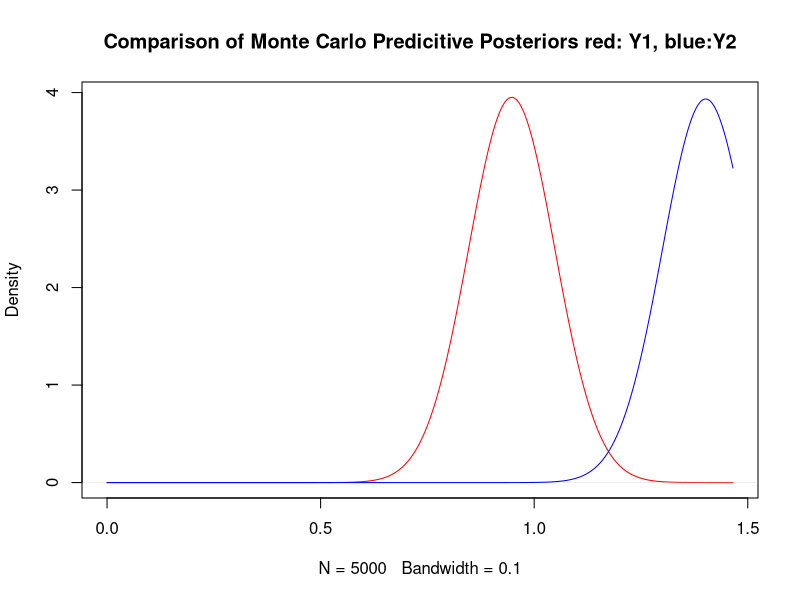
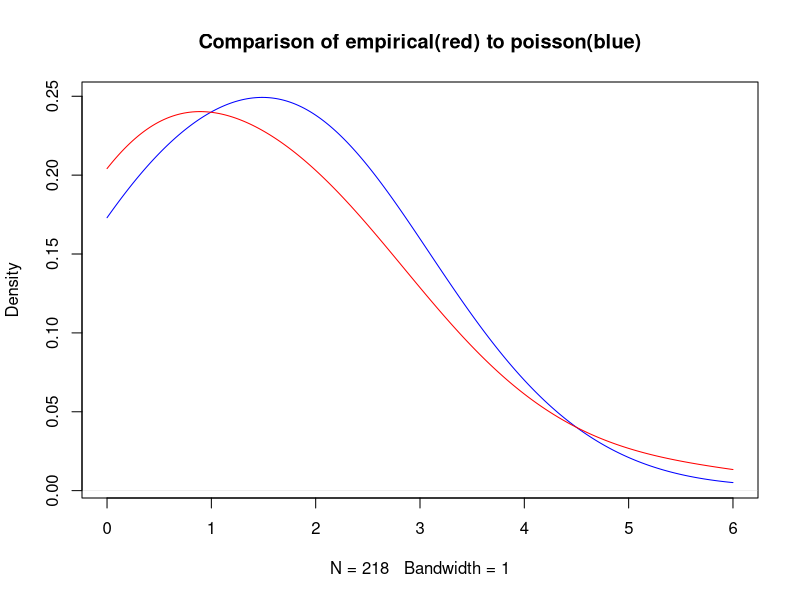
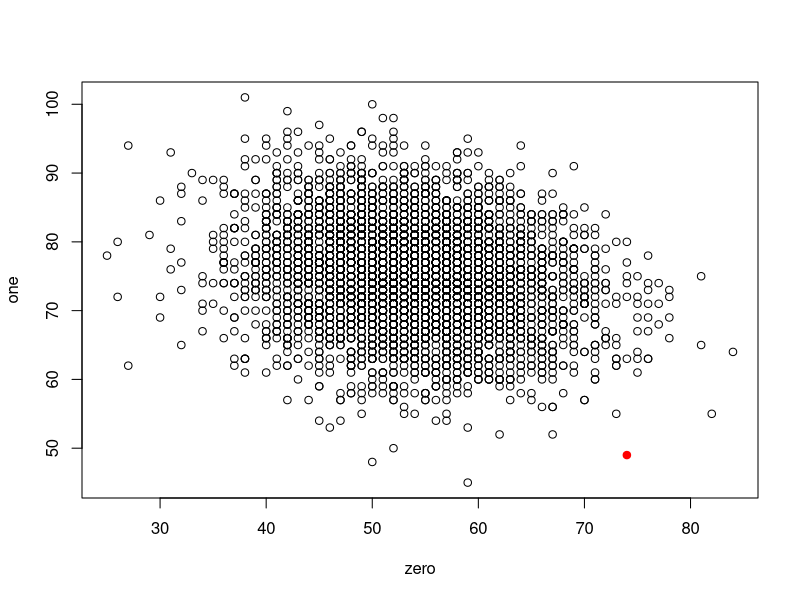

The R source for these figures, in order:
#Homework 3

#4.1
#n=50, y=57, beta(1,1) prior
#posterior beta(58,44)
#posterior beta(32,21)

pop1 <- rbeta(5000,58,44)
pop2 <- rbeta(5000,32,21)

sum( pop1 < pop2)/length(pop1 <pop2)

#4.2a
spr1=120
spr2=12
npr1=10
npr2=1
a <- c(12,9,12,14,13,13,15,8,15,6)
b <- c(11,11,10,9,9,8,7,10,6,8,8,9,7)
npos1=length(a)
spos1=sum(a)
npos2=length(b)
spos2=sum(b)

theta1 <- rgamma(10000, spr1+spos1,npr1+npos1)
theta2 <- rgamma(10000, spr2+spos2,npr2+npos2)

mean(theta2<theta1)

#4.2b
prob <- rep(0,50)
for (i in 1:50){
	theta2 <-rgamma(10000,12*i+spos2,i+npos2)
	prob[i] <- mean(theta2<theta1)
}
prob

#4.2c
theta1 <- rgamma(10000, spr1+spos1,npr1+npos1)
theta2 <- rgamma(10000,spr2+spos2,npr2+npos2)

y1 <-rpois(10000,theta1)
y2 <-rpois(10000,theta2)

mean(y2<y1)

prob <- rep(0,50)
for (i in 1:50){
	theta2 <-rgamma(10000,12*i+spos2,i+npos2)
	y1 <-rpois(10000,theta1)
	y2 <-rpois(10000,theta2)
	prob[i] <- mean(y2<y1)
}
prob

#4.8a
data1 <- c(1, 0, 0, 1, 2, 2, 1, 5, 2, 0, 0, 0, 0, 0, 0, 1, 1, 1, 0, 0, 0, 1, 1, 2, 1, 3, 2, 0, 0, 3, 0, 0, 0, 2, 1, 0, 2, 1,
0, 0, 1, 3, 0, 1, 1, 0, 2, 0, 0, 2, 2, 1, 3, 0, 0, 0, 1, 1)

data2 <- c(2, 2, 1, 1, 2, 2, 1, 2, 1, 0, 2, 1, 1, 2, 0, 2, 2, 0, 2, 1, 0, 0, 3, 6, 1, 6, 4, 0, 3, 2, 0, 1, 0, 0, 0, 3, 0,
 0, 0, 0, 0, 1, 0, 4, 2, 1, 0, 0, 1, 0, 3, 2, 5, 0, 1, 1, 2, 1, 2, 1, 2, 0, 0, 0, 2, 1, 0, 2, 0, 2, 4, 1, 1, 1,
 2, 0, 1, 1, 1, 1, 0, 2, 3, 2, 0, 2, 1, 3, 1, 3, 2, 2, 3, 2, 0, 0, 0, 1, 0, 0, 0, 1, 2, 0, 3, 3, 0, 1, 2, 2, 2,
 0, 6, 0, 0, 0, 2, 0, 1, 1, 1, 3, 3, 2, 1, 1, 0, 1, 0, 0, 2, 0, 2, 0, 1, 0, 2, 0, 0, 2, 2, 4, 1, 2, 3, 2, 0, 0,
 0, 1, 0, 0, 1, 5, 2, 1, 3, 2, 0, 2, 1, 1, 3, 0, 5, 0, 0, 2, 4, 3, 4, 0, 0, 0, 0, 0, 0, 2, 2, 0, 0, 2, 0, 0, 1,
 1, 0, 2, 1, 3, 3, 2, 2, 0, 0, 2, 3, 2, 4, 3, 3, 4, 0, 3, 0, 1, 0, 1, 2, 3, 4, 1, 2, 6, 2, 1, 2, 2)


theta1 <-rgamma(5000, 2+sum(data1), 1+length(data1))
theta2 <-rgamma(5000, 2+sum(data2), 1+length(data2))

y_bar1 = rep(0,5000)
y_bar2 =  rep(0,5000)
for (i in 1:5000){
	y1 <-rpois(5000,theta1)
	y2 <-rpois(5000,theta2)
	y_bar1[i] = mean(y1)
	y_bar2[i] = mean(y2)
}

plot(density(y_bar1, from=0, to=max(y_bar2),.1), col="red", main="Comparison of Monte Carlo Predicitive Posteriors red: Y1, blue:Y2")
lines(density(y_bar2, from=0, to=max(y_bar2),.1), col="blue")

#4.8b
quantile(theta2-theta1,c(.025,.975))
quantile(y_bar2-y_bar1,c(.025,.975))


#4.8c
plot(density(rpois(218,1.4), from=0, to=max(data2), 1), col="blue",main="Comparison of empirical(red) to poisson(blue)")
lines(density(data2, from=0, to=max(data2), 1), col="red")

#4.8d
zero = rep(0,5000)
one = rep(0,5000)
for (i in 1:5000){
	sample = rpois(218,theta2[i])
		zero[i] = sum(sample == 0)
		one[i] = sum(sample == 1)
}
plot(zero, one)
points(74,49, col="red", bg="red", pch=21)
